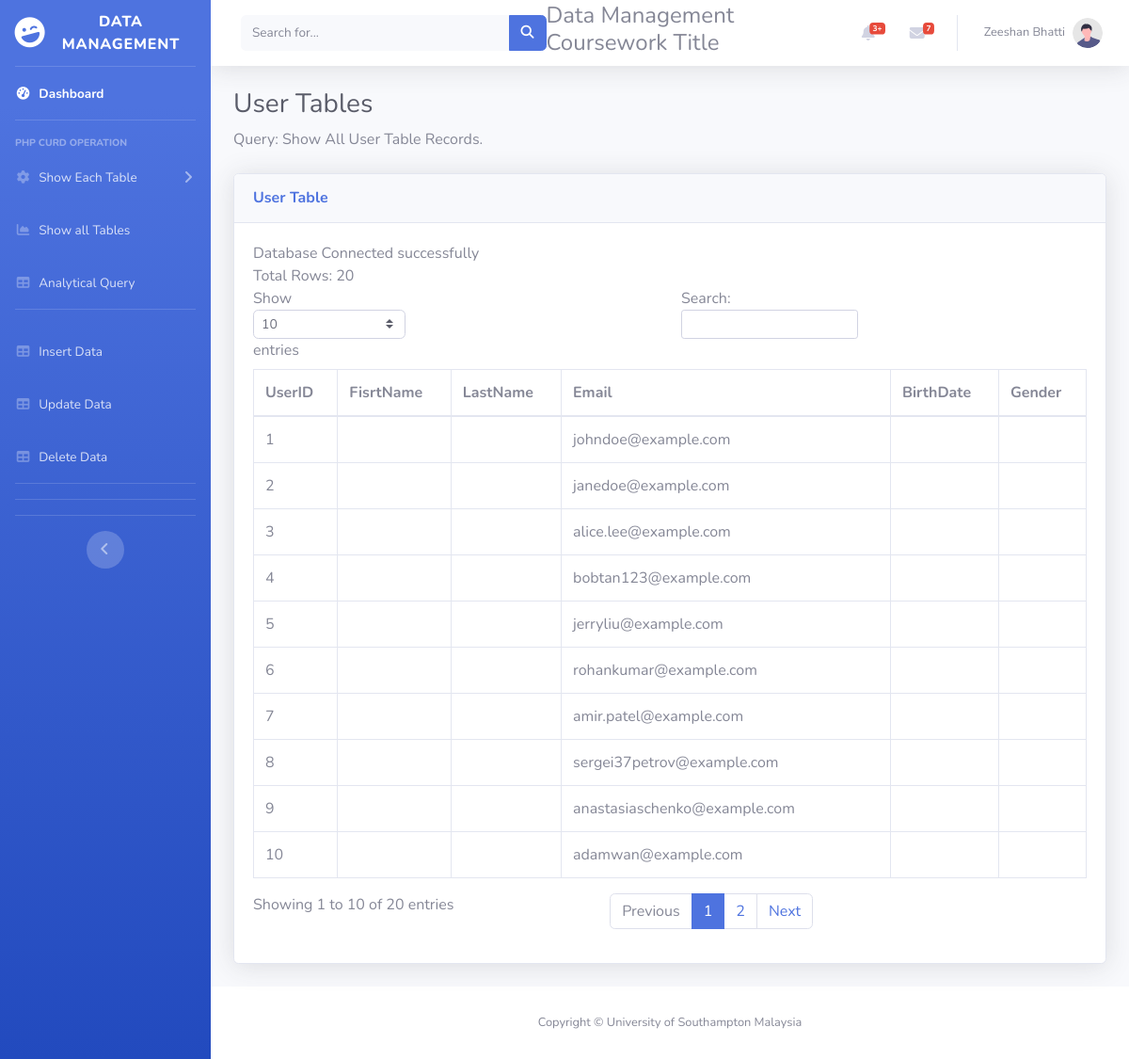
The page /UserTable.php on the database its author committed.
### tables this page shows
CREATE TABLE `user` (
  `UserID` int(11) PRIMARY KEY AUTO_INCREMENT NOT NULL,
  `UserName` varchar(255) NOT NULL,
  `PasswordHash` varchar(255) NOT NULL,
  `UserIcon` varchar(255) NOT NULL,
  `UserPermissionLevel` int(11) NOT NULL,
  `PhoneNumber` varchar(20) NOT NULL UNIQUE,
  `Email` varchar(32) NOT NULL UNIQUE

);

### UserTable.php (the view, shortened to what this page needs)
<?php
    include 'db_connect.php';
    include 'sideBarMenu.php';
?>
                <div class="container-fluid">
                    <h1 class="h3 mb-2 text-gray-800">User Tables</h1>
                    <p class="mb-4">Query: Show All User Table Records.
                        </p>
                    <div class="card shadow mb-4">
                        <div class="card-header py-3">
                            <h6 class="m-0 font-weight-bold text-primary">User Table</h6>
                        </div>
                       <div class="card-body">
                            <div class="table-responsive">
                                <table class="table table-bordered" id="dataTable" width="100%" cellspacing="0">
                                <thead>
                                         <tr>
                                            <th>UserID</th>
                                            <th>FisrtName</th>
                                            <th>LastName</th>
                                            <th>Email</th>
                                            <th>BirthDate</th>
                                            <th>Gender</th>
                                        </tr>
                                    </thead>
                                    <tbody>
                                <?php
                                                 $conn = mysqli_connect($servername, $username, $password, $dbname);
                                                $sql = "SELECT * FROM User";
                                                $result = mysqli_query($conn, $sql);
                                                echo "<br> Total Rows: " . mysqli_num_rows($result);
                                                if (mysqli_num_rows($result) > 0) {
                                                while($row = mysqli_fetch_assoc($result)) {
                                                    echo "<tr>";
                                                    echo "<td>".$row["UserID"]  ."</td>";
                                                    echo    "<td>".$row['FirstName']. "</td>";
                                                    echo   "<td>".$row['LastName']. "</td>";
                                                    echo   "<td>".$row['Email']. "</td>";
                                                    echo   "<td>".$row['BirthDate']. "</td>";
                                                    echo   "<td>".$row['Gender']. "</td>";
                                                    echo "</tr>";
                                                }
                                                } else {
                                                echo "0 results";
                                                }
                                 ?>
                                    </tbody>
                                </table>
                            </div>
                        </div>
                    </div>
                </div>
<?php
include 'footer.php';
?>

### sideBarMenu.php (shortened to what this page needs)
<!DOCTYPE html>
<html lang="en">
<head>
    <link href="https://cdnjs.cloudflare.com/ajax/libs/font-awesome/6.6.0/css/all.min.css" rel="stylesheet" type="text/css">
    <link href="css/sb-admin-2.min.css" rel="stylesheet">
</head>
<body id="page-top">
    <div id="wrapper">
        <ul class="navbar-nav bg-gradient-primary sidebar sidebar-dark accordion" id="accordionSidebar">
            <a class="sidebar-brand d-flex align-items-center justify-content-center" href="index.php">
                <div class="sidebar-brand-icon rotate-n-15">
                    <i class="fas fa-laugh-wink"></i>
                </div>
                <div class="sidebar-brand-text mx-3">Data Management</div>
            </a>
            <hr class="sidebar-divider my-0">
            <li class="nav-item active">
                <a class="nav-link" href="index.php">
                    <i class="fas fa-fw fa-tachometer-alt"></i>
                    <span>Dashboard</span></a>
            </li>
            <hr class="sidebar-divider">
            <div class="sidebar-heading">
                PHP CURD Operation
            </div>
            <li class="nav-item">
                <a class="nav-link collapsed" href="#" data-toggle="collapse" data-target="#collapseTwo"
                    aria-expanded="true" aria-controls="collapseTwo">
                    <i class="fas fa-fw fa-cog"></i>
                    <span>Show Each Table</span>
                </a>
            </li>
             <li class="nav-item">
                <a class="nav-link" href="showAllTables.php">
                    <i class="fas fa-fw fa-chart-area"></i>
                    <span>Show all Tables</span></a>
            </li>
             <li class="nav-item">
                <a class="nav-link" href="AnalyticalQuery.php">
                    <i class="fas fa-fw fa-table"></i>
                    <span>Analytical Query </span></a>
            </li>
            <hr class="sidebar-divider d-none d-md-block">
            <li class="nav-item">
                <a class="nav-link" href="InsertRecord.php">
                    <i class="fas fa-fw fa-table"></i>
                    <span>Insert Data</span></a>
            </li>
             <li class="nav-item">
                <a class="nav-link" href="Update_Record.php">
                    <i class="fas fa-fw fa-table"></i>
                    <span>Update Data</span></a>
            </li>
             <li class="nav-item">
                <a class="nav-link" href="Update_Record.php">
                    <i class="fas fa-fw fa-table"></i>
                    <span>Delete Data</span></a>
            </li>
            <hr class="sidebar-divider d-none d-md-block">
            <hr class="sidebar-divider">
            <hr class="sidebar-divider d-none d-md-block">
            <div class="text-center d-none d-md-inline">
                <button class="rounded-circle border-0" id="sidebarToggle"></button>
            </div>
        </ul>
        <div id="content-wrapper" class="d-flex flex-column">
            <div id="content">
                <nav class="navbar navbar-expand navbar-light bg-white topbar mb-4 static-top shadow">
                    <form
                        class="d-none d-sm-inline-block form-inline mr-auto ml-md-3 my-2 my-md-0 mw-100 navbar-search">
                        <div class="input-group">
                            <input type="text" class="form-control bg-light border-0 small" placeholder="Search for..."
                                aria-label="Search" aria-describedby="basic-addon2">
                            <div class="input-group-append">
                                <button class="btn btn-primary" type="button">
                                    <i class="fas fa-search fa-sm"></i>
                                </button>
                            </div>
                        </div>
                    </form>
                    <h4>  Data Management Coursework Title</h4>
                    <ul class="navbar-nav ml-auto">
                        <li class="nav-item dropdown no-arrow mx-1">
                            <a class="nav-link dropdown-toggle" href="#" id="alertsDropdown" role="button"
                                data-toggle="dropdown" aria-haspopup="true" aria-expanded="false">
                                <i class="fas fa-bell fa-fw"></i>
                                <span class="badge badge-danger badge-counter">3+</span>
                            </a>
                        </li>
                        <li class="nav-item dropdown no-arrow mx-1">
                            <a class="nav-link dropdown-toggle" href="#" id="messagesDropdown" role="button"
                                data-toggle="dropdown" aria-haspopup="true" aria-expanded="false">
                                <i class="fas fa-envelope fa-fw"></i>
                                <span class="badge badge-danger badge-counter">7</span>
                            </a>
                        </li>
                        <li class="nav-item dropdown no-arrow">
                            <a class="nav-link dropdown-toggle" href="#" id="userDropdown" role="button"
                                data-toggle="dropdown" aria-haspopup="true" aria-expanded="false">
                                <span class="mr-2 d-none d-lg-inline text-gray-600 small">Zeeshan Bhatti</span>
                                <img class="img-profile rounded-circle"
                                    src="img/undraw_profile.svg">
                            </a>
                        </li>
                    </ul>
                </nav>

### footer.php (shortened to what this page needs)
            <footer class="sticky-footer bg-white">
                <div class="container my-auto">
                    <div class="copyright text-center my-auto">
                        <span>Copyright &copy; University of Southampton Malaysia</span>
                    </div>
                </div>
            </footer>
        </div>
    </div>
</body>
</html>

### rows shown on the page
user: UserID "1", Email "johndoe@example.com"
user: UserID "2", Email "janedoe@example.com"
user: UserID "3", Email "alice.lee@example.com"
user: UserID "4", Email "bobtan123@example.com"
user: UserID "5", Email "jerryliu@example.com"
user: UserID "6", Email "rohankumar@example.com"
user: UserID "7", Email "amir.patel@example.com"
user: UserID "8", Email "sergei37petrov@example.com"
user: UserID "9", Email "anastasiaschenko@example.com"
user: UserID "10", Email "adamwan@example.com"
